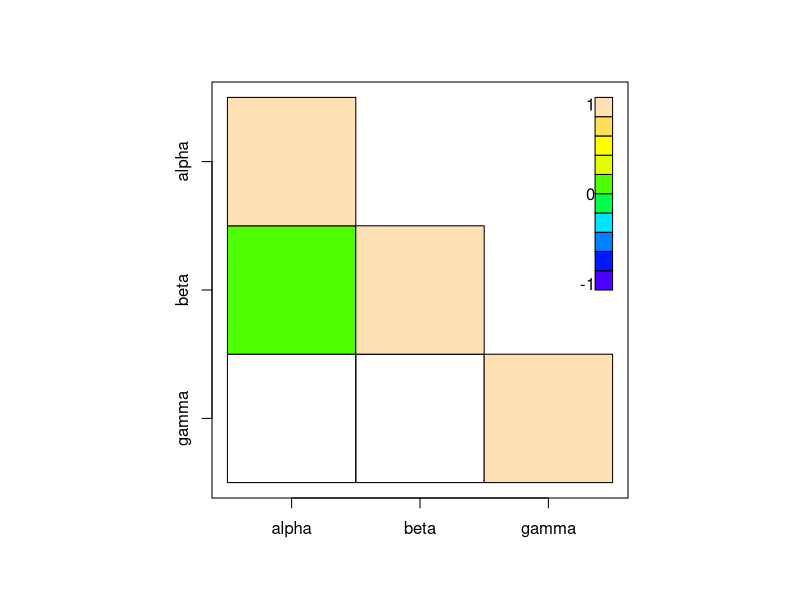
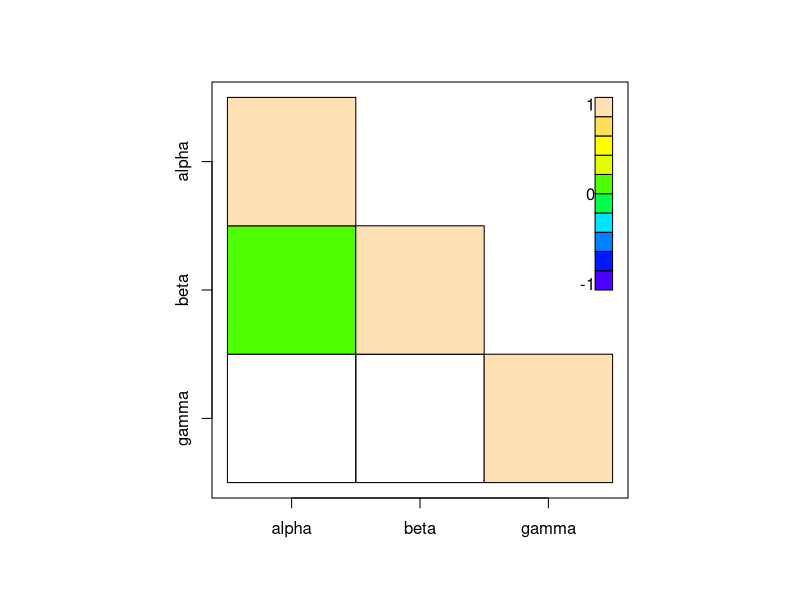
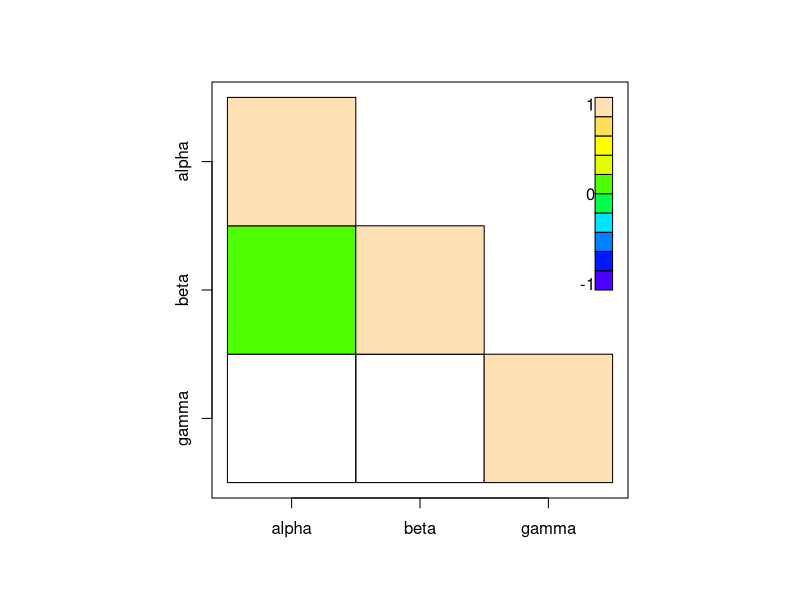
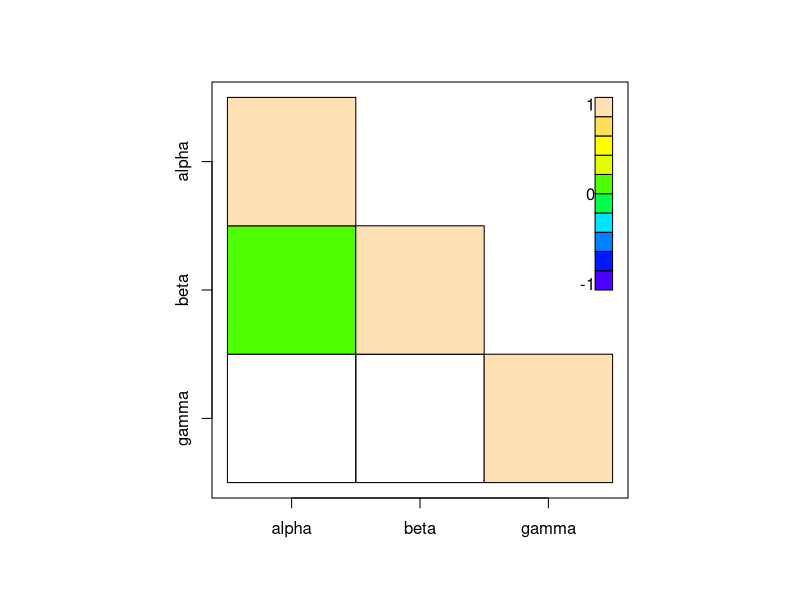
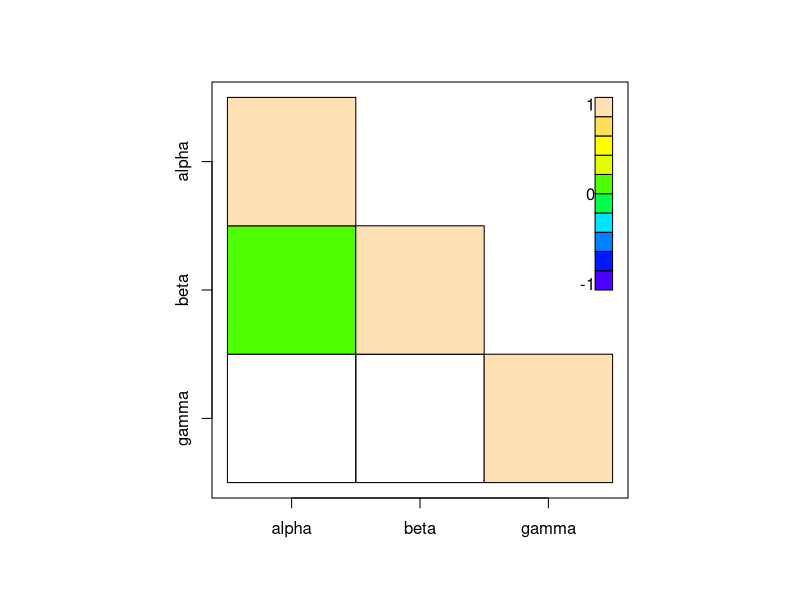
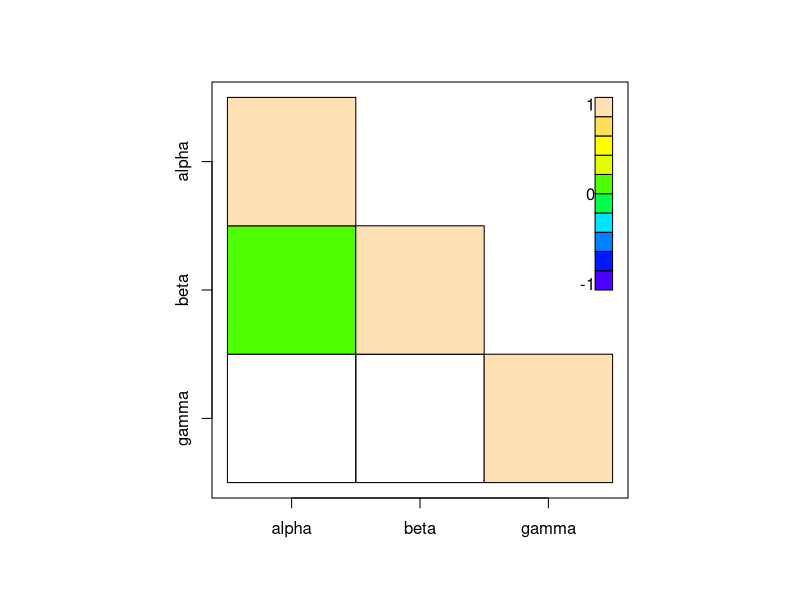
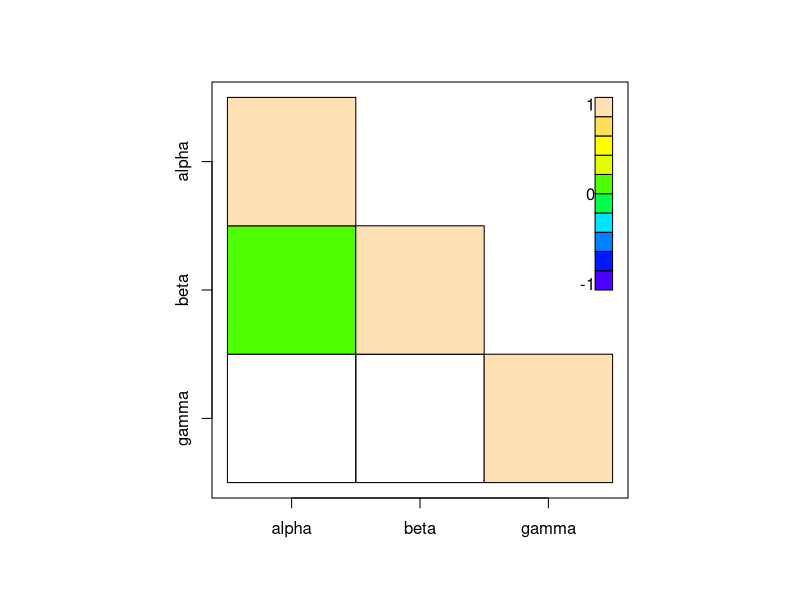
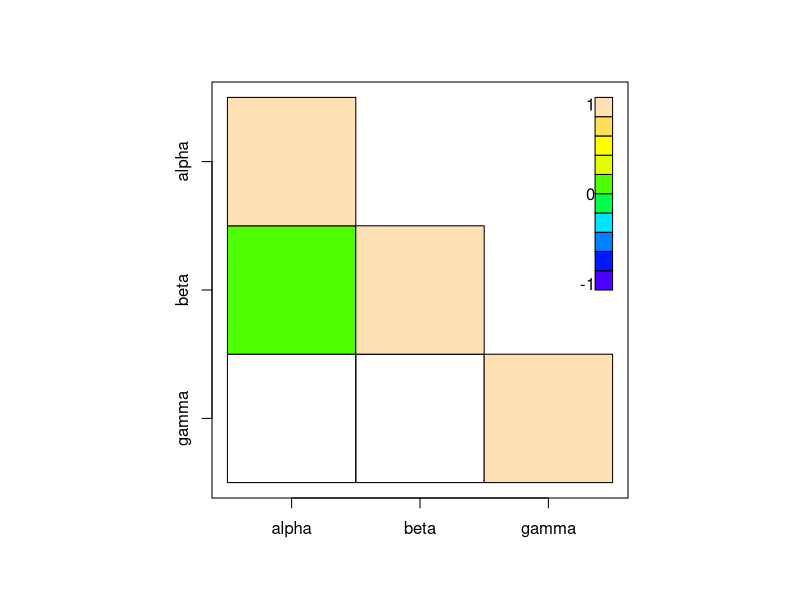

R code for these plots, in order:
.libPaths(c(path.expand("~/R/library"), .libPaths()))
suppressPackageStartupMessages(library(coda))
if (as.character(packageVersion("coda")) != "0.19.4.1") stop("expected coda 0.19-4.1")
options(warn = -1)

root <- normalizePath(".", winslash = "/", mustWork = FALSE)

encode_title <- function(title) {
  if (!nzchar(title)) return(0)
  c(-1, nchar(title), utf8ToInt(title))
}

plotted <- function(m) {
  pcorr <- crosscorr(m)
  col <- topo.colors(10)
  dens <- ((pcorr + 1) * length(col)) %/% 2 + (pcorr < 1) + (pcorr < -1)
  labs <- abbreviate(varnames(m, allow.null = FALSE), minlength = 7)
  out <- c(as.numeric(pcorr))
  out <- c(out, ifelse(is.na(dens), 0, as.numeric(dens)))
  for (lab in labs) out <- c(out, encode_title(lab))
  out
}

build <- function() {
  n <- 200L
  i <- seq_len(n)
  x <- cbind(
    sin(i / 3) + 0.2 * cos(i),
    cos(i / 5) + 0.01 * i,
    rep(2, n)
  )
  colnames(x) <- c("alpha", "beta", "gamma")
  as.mcmc(x)
}

one <- function(save = FALSE) {
  m <- build()
  if (save) {
    dir.create(file.path(root, "docs", "output"), recursive = TRUE, showWarnings = FALSE)
    svg(file.path(root, "docs", "output", "crosscorr.plot-r.svg"), width = 6, height = 6)
    crosscorr.plot(m)
    dev.off()
  }
  pdf(nullfile())
  on.exit(dev.off(), add = TRUE)
  crosscorr.plot(m)
  plotted(m)
}

value <- one(TRUE)
elapsed <- numeric(20)
for (i in seq_len(20)) {
  t0 <- as.numeric(Sys.time())
  one(FALSE)
  elapsed[[i]] <- as.numeric(Sys.time()) - t0
}
parts <- sprintf("%.17g", value)
out <- sprintf(
  "{\"value\":[%s],\"median_ms\":%.17g}\n",
  paste(parts, collapse = ","),
  median(elapsed) * 1000
)
writeLines(out, con = file.path(root, "crosscorr.plot-r.txt"))
